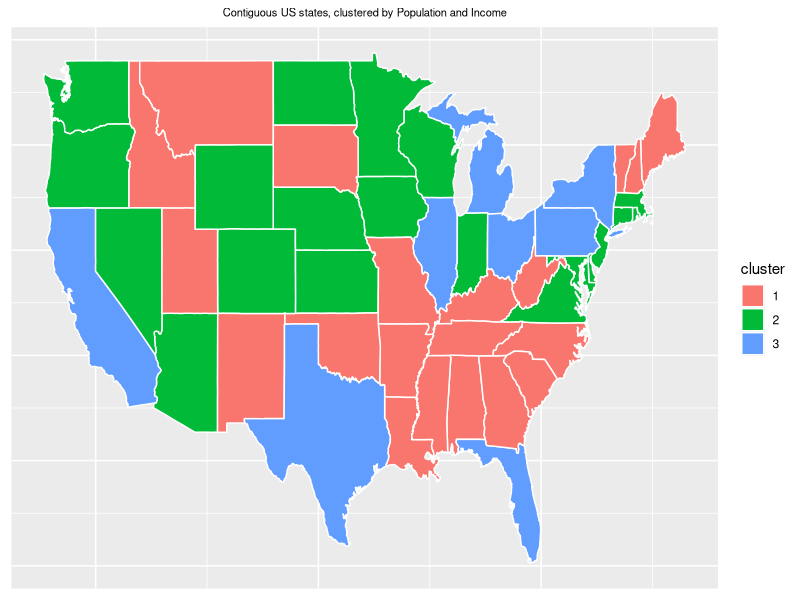

This figure's R source:
#this script requires 4 packages. If you don't have them
#installed (check your package list), you can install them 
#here by uncommenting (remove the #)
#install.packages("ggplot2")
#install.packages("dplyr")
#install.packages("stringr")
#install.packages("maps")
#You can usually ignore the warnings when packages are
#installed or loaded

library(ggplot2)
library(dplyr)
library(stringr)
library(maps)

#A look at the data and the map dataframe
View(state.x77)
states_map<-map_data("state")
View(states_map)


#'fix' states_map issues
states_map$region<-str_to_title(states_map$region)
states_map2<-subset(states_map,region!="District Of Columbia")

#k-means clustering on income and illiteracy from the state.x77 dataframe
set.seed(123)
state_kmeans<-kmeans(scale(state.x77[,1:2]),centers=3)
state_kmeans 

#create dataframe for clustering
state_clusters<-data.frame(region=rownames(state.x77),
                           cluster=as.factor(state_kmeans$cluster))


#combine data frames
cluster_map<-left_join(states_map2,state_clusters,by="region")

#map it
g<-ggplot(cluster_map,aes(long,lat,group=group))+
  geom_polygon(aes(fill=cluster),color="white")+
  xlab(NULL)+
  ylab(NULL)+
  ggtitle("Contiguous US states, clustered by Population and Income")+
  theme(axis.ticks=element_blank(),
        axis.text=element_blank(),
        plot.title = element_text(size=8,hjust=0.5))
  
g
